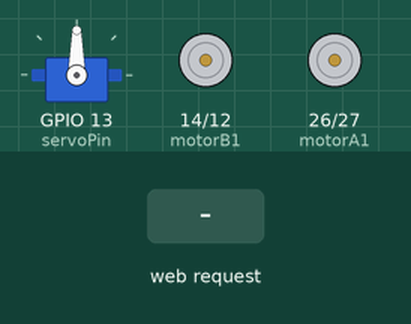
The sketch below on a simulated ESP32. Shown: servo, motor-driver pin pairs drawn as motors (green arrow = first pin HIGH = forward, orange = second pin HIGH = backward, longer = more drive). The inputs (shaded band) are chosen by the test bench. What the sketch prints to the serial monitor is not drawn.

Above: at 1.2 s.
1.3 s: HTTP request GET /cmd?move=forward received
At 2.1 s:
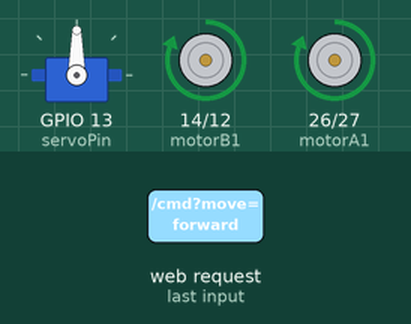
2.8 s: HTTP request GET /cmd?move=backward received
At 3.2 s:
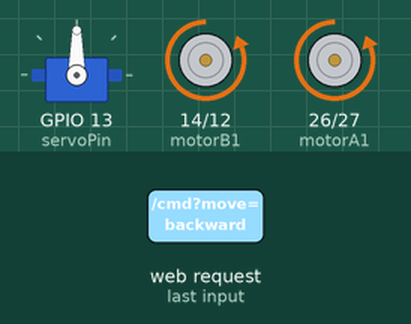
4.3 s: HTTP request GET /cmd?move=left received
At 5.5 s:
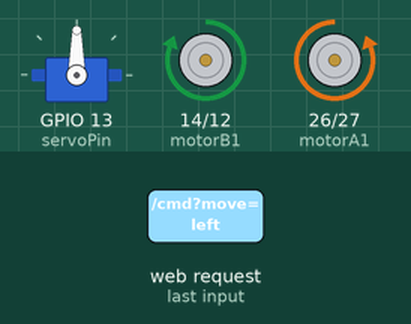
5.8 s: HTTP request GET /cmd?move=right received
At 6.7 s:
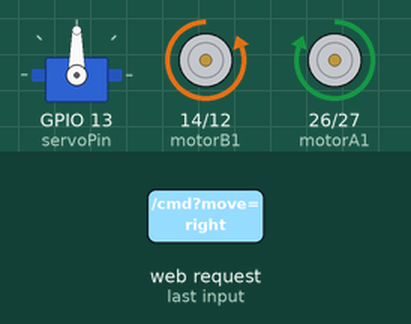
Timing chart, 0 to 8.3 s (numbered marks = the images above; inputs shaded):
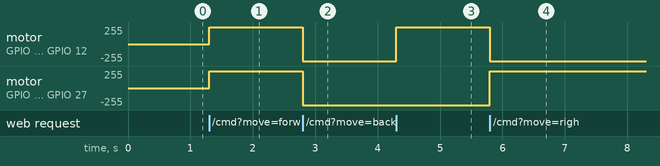

Measured:
- after the input at 1.3 s, motor on GPIO 14 (motorB1) / GPIO 12 (motorB2), motor on GPIO 26 (motorA1) / GPIO 27 (motorA2): stopped → forward 255/255 at once
- after the input at 2.8 s, motor on GPIO 14 (motorB1) / GPIO 12 (motorB2), motor on GPIO 26 (motorA1) / GPIO 27 (motorA2): forward 255/255 → backward 255/255 at once
- after the input at 4.3 s, motor on GPIO 14 (motorB1) / GPIO 12 (motorB2): backward 255/255 → forward 255/255 at once
- after the input at 5.8 s, motor on GPIO 14 (motorB1) / GPIO 12 (motorB2): forward 255/255 → backward 255/255 at once; motor on GPIO 26 (motorA1) / GPIO 27 (motorA2): backward 255/255 → forward 255/255 at once

The sketch:

Turret.ino
```cpp
#include <WiFi.h>
#include <WebServer.h>
#include <Servo.h>

// WiFi credentials
const char* ssid = "ESP32_Turret";
const char* password = "12345678";

// Motor pins


const int motorA1 = 26;
const int motorA2 = 27;
const int motorB1 = 14;
const int motorB2 = 12;

// Servo
Servo turretServo;
const int servoPin = 13;
int angle = 90;  // Mid position

// Web server
WebServer server(80);

void stopMotors() {
  digitalWrite(motorA1, LOW);
  digitalWrite(motorA2, LOW);
  digitalWrite(motorB1, LOW);
  digitalWrite(motorB2, LOW);
}

void setup() {
  Serial.begin(115200);

  // Setup pins
  pinMode(motorA1, OUTPUT);
  pinMode(motorA2, OUTPUT);
  pinMode(motorB1, OUTPUT);
  pinMode(motorB2, OUTPUT);

  stopMotors();

  turretServo.attach(servoPin);
  turretServo.write(angle);

  // WiFi setup as Access Point
  WiFi.softAP(ssid, password);
  Serial.println("Access Point Started");
  Serial.println(WiFi.softAPIP());

  // HTML control page
  server.on("/", []() {
    server.send(200, "text/html", R"rawliteral(
      <html><body>
      <h2>ESP32 Turret Control</h2>
      <button onclick="sendCmd('forward')">⬆ Forward</button><br><br>
      <button onclick="sendCmd('left')">⬅ Left</button>
      <button onclick="sendCmd('stop')">⏹ Stop</button>
      <button onclick="sendCmd('right')">➡ Right</button><br><br>
      <button onclick="sendCmd('backward')">⬇ Backward</button><br><br>
      <button onclick="sendCmd('left_servo')">🔄 Servo Left</button>
      <button onclick="sendCmd('right_servo')">🔁 Servo Right</button>

      <script>
        function sendCmd(cmd) {
          fetch('/cmd?move=' + cmd);
        }
      </script>
      </body></html>
    )rawliteral");
  });

  server.on("/cmd", []() {
    String move = server.arg("move");

    if (move == "forward") {
      digitalWrite(motorA1, HIGH); digitalWrite(motorA2, LOW);
      digitalWrite(motorB1, HIGH); digitalWrite(motorB2, LOW);
    }
    else if (move == "backward") {
      digitalWrite(motorA1, LOW); digitalWrite(motorA2, HIGH);
      digitalWrite(motorB1, LOW); digitalWrite(motorB2, HIGH);
    }
    else if (move == "left") {
      digitalWrite(motorA1, LOW); digitalWrite(motorA2, HIGH);
      digitalWrite(motorB1, HIGH); digitalWrite(motorB2, LOW);
    }
    else if (move == "right") {
      digitalWrite(motorA1, HIGH); digitalWrite(motorA2, LOW);
      digitalWrite(motorB1, LOW); digitalWrite(motorB2, HIGH);
    }
    else if (move == "stop") {
      stopMotors();
    }
    else if (move == "left_servo") {
      angle = constrain(angle - 10, 0, 180);
      turretServo.write(angle);
    }
    else if (move == "right_servo") {
      angle = constrain(angle + 10, 0, 180);
      turretServo.write(angle);
    }

    server.send(200, "text/plain", "OK");
  });

  server.begin();
}

void loop() {
  server.handleClient();
}
```
